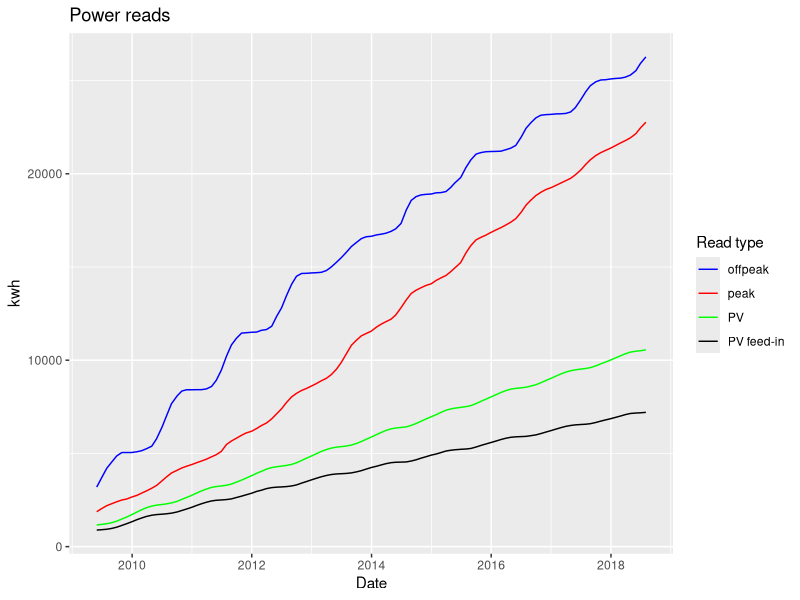
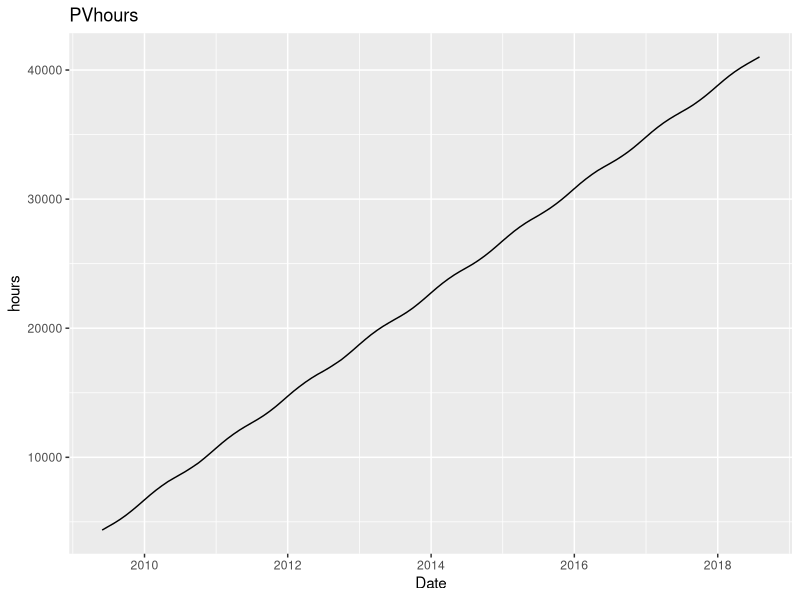
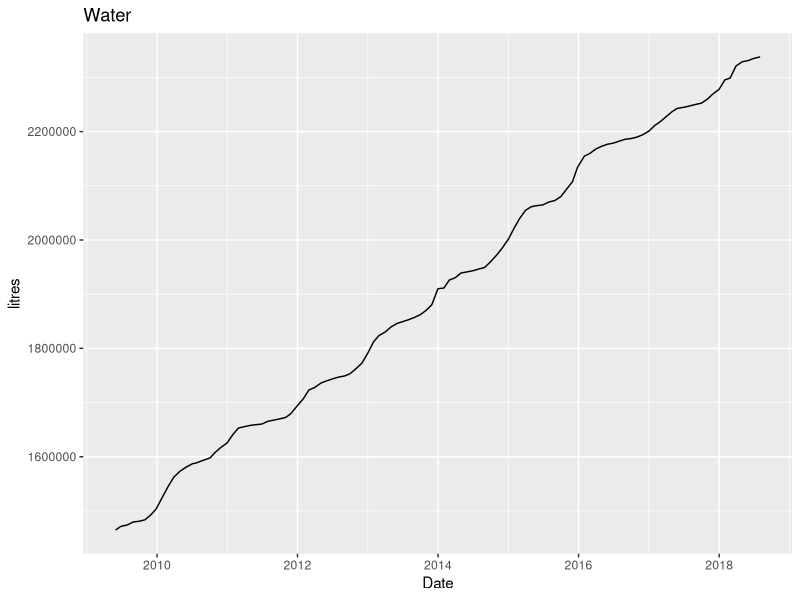
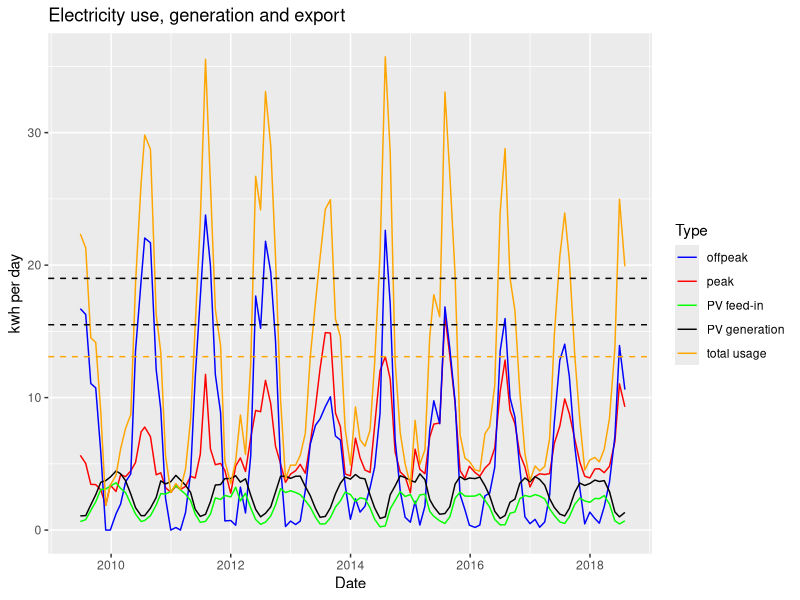
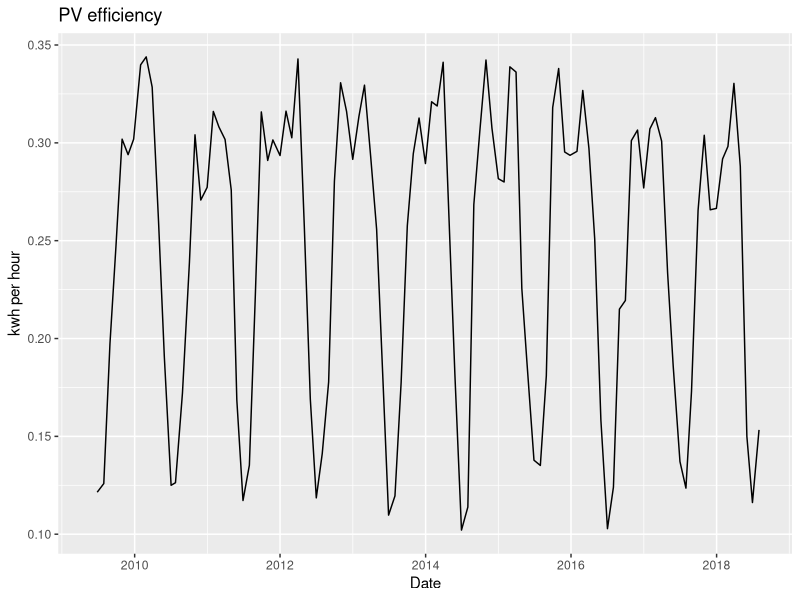
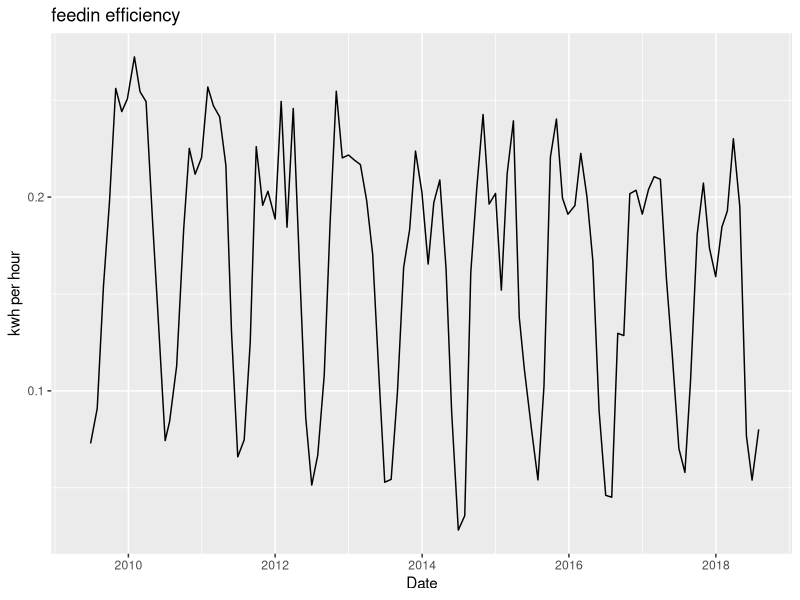
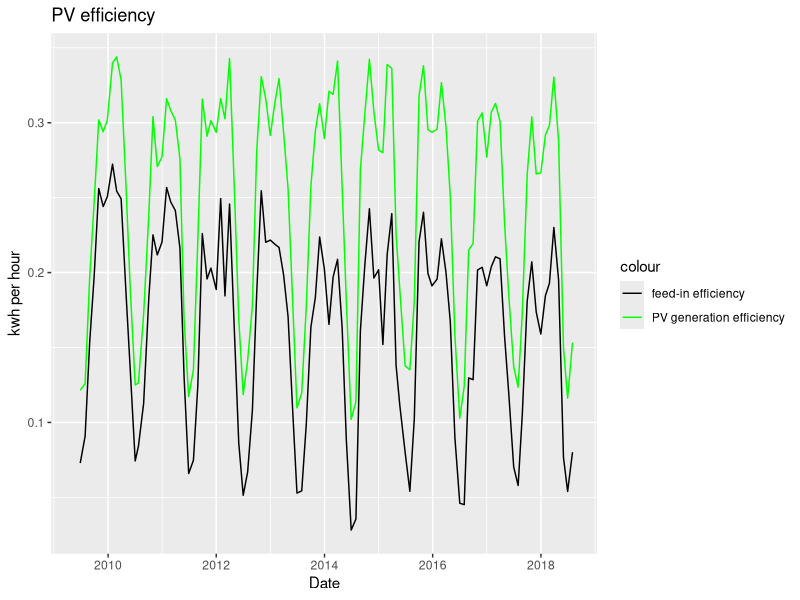
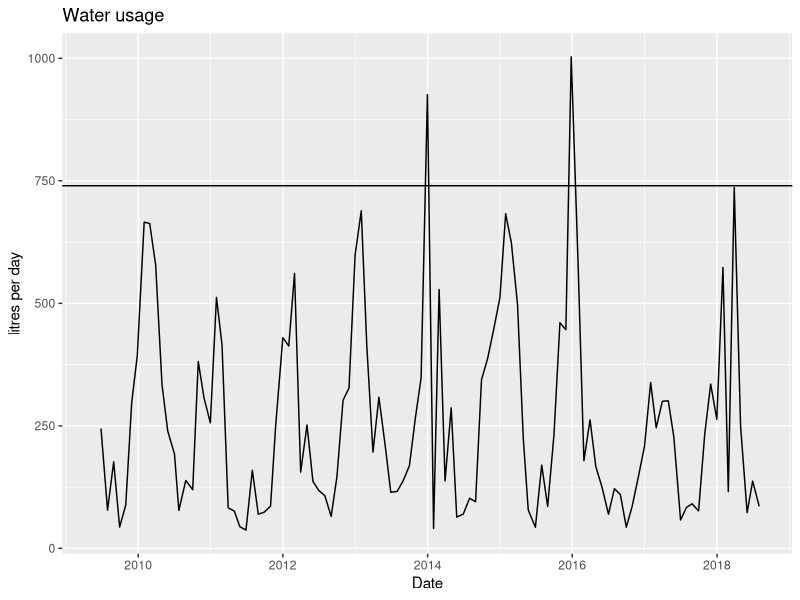

The R source for these figures, in order:
library(tidyverse)

meterreads <- read_csv("data/meterreads.csv")
meterreads

#plot power reads i.e. peak, offpeak and PV

ggplot(meterreads, aes(x = date)) + 
  geom_line(aes(y = peak_reading, colour = "peak")) +
  geom_line(aes(y = offpeak_reading, colour = "offpeak")) +
  geom_line(aes(y = PV_reading, colour = "PV")) +
  geom_line(aes(y = feedin_reading, colour = "PV feed-in")) +
  labs(x = "Date", y = "kwh", title = "Power reads", colour = "Read type") +
  scale_color_manual(values = c("blue","red","green","black"))

# plot PV hours in a seperate graph

ggplot(meterreads, aes(x = date, y = PVhours_reading)) +
  geom_line() +
  labs(x = "Date", y = "hours", title = "PVhours")

# plot water reading in a seperate graph

ggplot(meterreads, aes(x = date, y = water_reading)) + 
  geom_line() +
  labs(x = "Date", y = "litres", title = "Water")

# make a new tibble called 'usage' from 'meterreads' and
# add a column called peak_usage by using mutate and lag
# mutate makes a new column called peak_usage by starting with peak_reading and subtracting a value
# this value is also from the peak_reading column, but by using lag it is from the previous row.

usage <- meterreads %>% 
  mutate(peak_usage = peak_reading - 
           lag(peak_reading, default = first(peak_reading)))

# now repeat the process for the other readings

usage <- usage %>% 
  mutate(offpeak_usage = offpeak_reading -
           lag(offpeak_reading, default = first(offpeak_reading)))

usage <- usage %>% 
  mutate(feedin_usage = feedin_reading -
           lag(feedin_reading, default = first(feedin_reading)))

usage <- usage %>% 
  mutate(PV_usage = PV_reading -
           lag(PV_reading, default = first(PV_reading)))

usage <- usage %>% 
  mutate(PVhours_usage = PVhours_reading -
           lag(PVhours_reading, default = first(PVhours_reading)))

usage <- usage %>% 
  mutate(water_usage = water_reading -
           lag(water_reading, default = first(water_reading)))

usage <- usage %>% 
  mutate(days = as.integer(date -
           lag(date, default = first(date))))

usage

# make a new table called perday.  divide usage by number of days to get usage per day.

perday <- usage %>% 
  mutate(peak_perday = peak_usage / days)

perday <- perday %>% 
  mutate(offpeak_perday = offpeak_usage / days)

perday <- perday %>% 
  mutate(totalusage_perday = peak_perday + offpeak_perday)

perday <- perday %>% 
  mutate(feedin_perday = feedin_usage / days)

perday <- perday %>% 
  mutate(PVgen_perday = PV_usage / days)

perday <- perday %>% 
  mutate(PVhours_perday = PVhours_usage / days)

perday <- perday %>% 
  mutate(water_perday = water_usage / days)

perday <- perday %>% 
  mutate(PVefficiency = PVgen_perday / PVhours_perday)

perday <- perday %>% 
  mutate(feedinefficiency = feedin_perday / PVhours_perday)

perday

# lets try plotting this stuff...

# Electricity overview in kwh per day

ggplot(perday, aes(x = date)) + 
  geom_line(aes(y = peak_perday, colour = "peak")) +
  geom_line(aes(y = offpeak_perday, colour = "offpeak")) +
  geom_line(aes(y = PVgen_perday, colour = "PV generation")) +
  geom_line(aes(y = feedin_perday, colour = "PV feed-in")) +
  geom_line(aes(y = totalusage_perday, colour = "total usage")) +
  labs(x = "Date", y = "kwh per day", title = "Electricity use, generation and export", colour = "Type") +
  scale_color_manual(values = c("blue","red","green","black", "orange")) +
  geom_hline(yintercept = 15.5, linetype = 2) +
  geom_hline(yintercept = 19, linetype = 2) +
  geom_hline(yintercept = 13.09, linetype = 2, colour = "orange") 
  

ggplot(perday, aes(x = date, y = PVefficiency)) + 
  geom_line() +
  labs(x = "Date", y = "kwh per hour", title = "PV efficiency")

ggplot(perday, aes(x = date, y = feedinefficiency)) + 
  geom_line() +
  labs(x = "Date", y = "kwh per hour", title = "feedin efficiency")

ggplot(perday, aes(x = date)) + 
  geom_line(aes(y = PVefficiency, colour = "PV generation efficiency")) +
  geom_line(aes(y = feedinefficiency, colour = "feed-in efficiency")) +
  labs(x = "Date", y = "kwh per hour", title = "PV efficiency") +
  scale_color_manual(values = c("black","green"))

# Water use

ggplot(perday, aes(x = date, y = water_perday)) + 
  geom_line() +
  labs(x = "Date", y = "litres per day", title = "Water usage") +
  geom_hline(yintercept=740)

# It's interesting to note that a few things have happened in our household
# 1st child was born July 2011.  An RCAC was installed that summer.
# 2nd child born January 2014.  Time at home has changed with part-time hours etc.
# We've been playing with the mix of RCAC and heatbank (offpeak) for heating.
# Off peak kicks in in summer when visitors are over due to supplementary HWS.
# We also have rainfall data, and climate data can be downloaded from BOM.


mean(perday$totalusage_perday, na.rm = TRUE)
